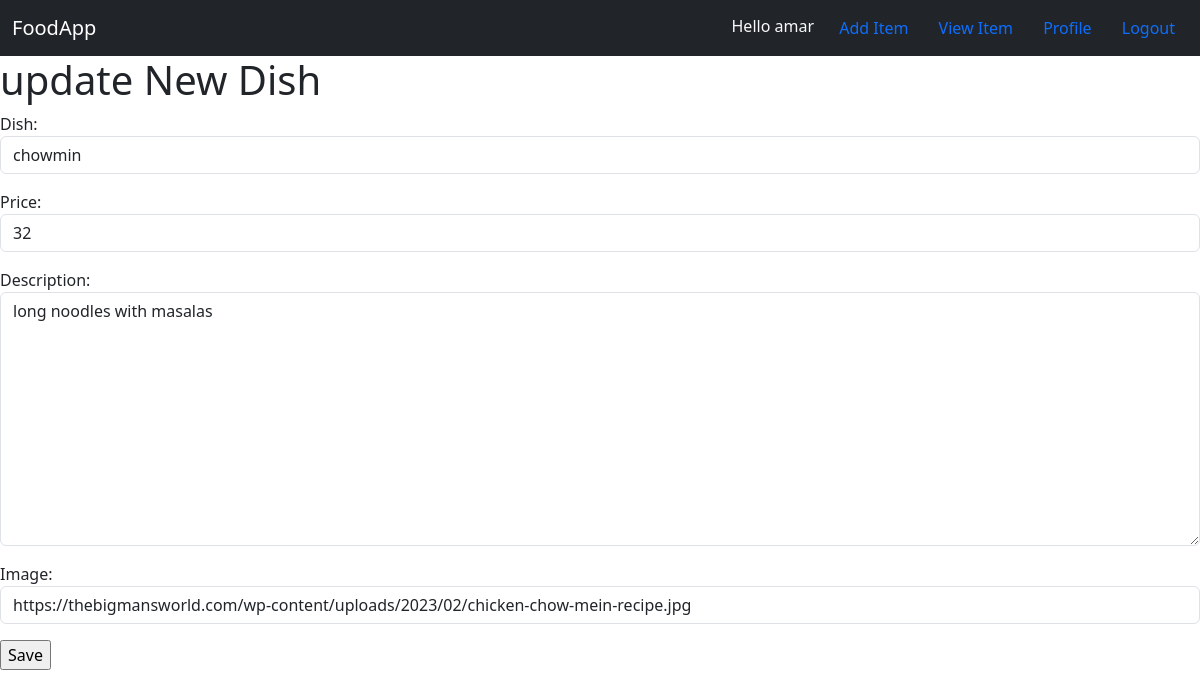
/food/update/2/ (signed in), run on the app's committed database.
### food/models.py (models this page shows, shortened)
class food(models.Model):
    user_name=models.ForeignKey(User,on_delete=models.CASCADE)
    dish=models.CharField( max_length=50)
    price=models.IntegerField()
    description=models.TextField()
    image=models.CharField(max_length=500 , default="https://cdn-icons-png.freepik.com/512/14228/14228079.png" )

### food/views.py (the view)
def update_food(request, pk):
    item = get_object_or_404(food, pk=pk)
    form = FoodForm(
        request.POST or None,
        instance=item
    )
    if form.is_valid():
        form.save()
        return redirect('food:Food_List')
    return render(
        request,
        'food/foodupdate.html',
        {
            'form': form,
            'item': item
        }
    )

### food/forms.py
class FoodForm(forms.ModelForm):
    class Meta:
        model = food
        fields = [
            'dish',
            'price',
            'description',
            'image'
        ]
        widgets = {
            'dish': forms.TextInput(
                attrs={'class': 'form-control'}
            ),
            'price': forms.NumberInput(
                attrs={'class': 'form-control'}
            ),
            'description': forms.Textarea(
                attrs={'class': 'form-control'}
            ),
            'image': forms.URLInput(
                attrs={'class': 'form-control'}
            ),
        }

### food/templates/food/foodupdate.html (shortened to what this page needs)
{% extends 'food/base.html' %}
{% block body %}
<h1>update New Dish</h1>
<form method="POST">
    {{ form.as_p }}
    <input type="submit" value="Save">
</form>
{% endblock %}

### food/templates/food/base.html (shortened to what this page needs)
{% load static %}
<!DOCTYPE html>
<html>
<head>
    <link rel="stylesheet" href="{% static 'food/style.css' %}">
    <link  href="https://cdn.jsdelivr.net/npm/bootstrap@5.3.8/dist/css/bootstrap.min.css" rel="stylesheet">
</head>
<body>
    <nav class="navbar navbar-expand-lg navbar-dark bg-dark">
    <div class="container-fluid">
        <a class="navbar-brand" href="#">FoodApp</a>
        <div class="ms-auto">
            {% if user.is_authenticated %}
                <span class="text-light me-2">
                    Hello {{ user.username }}
                </span>
            {%endif%}
            <a class="btn text-primary"
            href="{% url 'food:add_food' %}">
            Add Item
            </a>
            <a class="btn text-primary"
            href="{% url 'food:Food_List' %}">
            View Item
            </a>
            {% if user.is_authenticated %}
                <a class="btn text-primary"
                href="{% url 'profilepage' %}">
                Profile
                </a>
                <a class="btn text-primary"
                href="{% url 'logout_user' %}">
                Logout
                </a>
            {% endif %}
        </div>
    </div>
    </nav>
    {% block body %}
    {% endblock %}
</body>
</html>

### food/static/food/style.css (style rules this page uses)
body { background-color: red; }

### data on the page
food: dish "chowmin", price "32", description "long noodles with masalas", image "https://thebigmansworld.com/wp-content/uploads/2023/02/chicken-chow-mein-recipe.jpg"

### other printed values
{{ user.username }} "amar"
